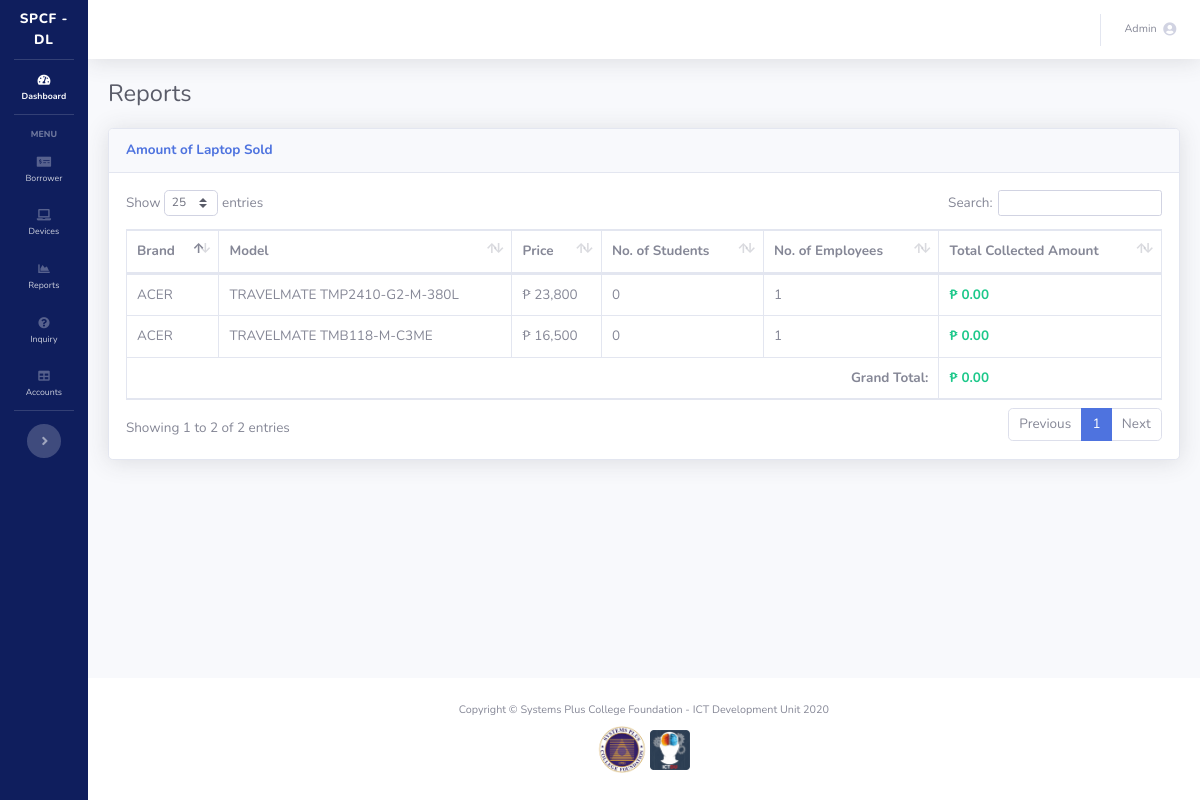
Page /report.php (signed in) on the committed database.
### tables this page shows
CREATE TABLE `devices` (
  `id` int(11) NOT NULL,
  `brand` varchar(64) NOT NULL,
  `model` varchar(256) NOT NULL,
  `price` decimal(12,2) NOT NULL,
  `deleted` int(1) NOT NULL DEFAULT 0
);

### report.php (the view, shortened to what this page needs)
<?php
require_once 'process_student.php';
include('sidebar.php');
$getDevices = $mysqli->query("SELECT * FROM devices
    WHERE deleted = '0'
    ORDER BY price DESC") or die ($mysqli->error);
?>
<div id="content-wrapper" class="d-flex flex-column">
    <div id="content">
        <?php
        include('topbar.php');
        ?>
        <div class="container-fluid">
            <div class="d-sm-flex align-items-center justify-content-between mb-4">
                <h1 class="h3 mb-0 text-gray-800">Reports</h1>
            </div>
            <div class="card shadow mb-4">
                <div class="card-header py-3">
                    <h6 class="m-0 font-weight-bold text-primary">Amount of Laptop Sold</h6>
                </div>
                <div class="card-body">
                    <div class="table-responsive">
                        <table class="table table-bordered" id="laptopTable" width="100%" cellspacing="0">
                            <thead>
                            <tr>
                                <th>Brand</th>
                                <th>Model</th>
                                <th>Price</th>
                                <th>No. of Students</th>
                                <th>No. of Employees</th>
                                <th>Total Collected Amount</th>
                            </thead>
                            <tbody>
                            <?php
                                $grandTotal = 0;
                                while($newDevices=$getDevices->fetch_assoc()){
                                $deviceID = $newDevices['id'];
                                $getEmployeeAmountDevices = $mysqli->query(" SELECT COUNT(id) AS employe_count FROM employee WHERE device_id = '$deviceID' ") or die ($mysqli->error);
                                $newEmployeeAmountDevices = $getEmployeeAmountDevices->fetch_array();
                                $employe_count = $newEmployeeAmountDevices['employe_count'];
                                $getStudentAmountDevices = $mysqli->query(" SELECT COUNT(id) AS student_count FROM student WHERE device_id = '$deviceID' ") or die ($mysqli->error);
                                $newStudentAmountDevices = $getStudentAmountDevices->fetch_array();
                                $student_count = $newStudentAmountDevices['student_count'];
                                $getCollectedStudent = $mysqli->query(" SELECT SUM(p.payment) AS total_collected FROM devices d
                                    JOIN student s
                                    ON s.device_id = d.id
                                    JOIN payment p
                                    ON s.id = p.application_id
                                    WHERE device_id = '$deviceID' ") or die ($mysqli->error);
                                $newCollectedStudent = $getCollectedStudent->fetch_array();
                                $totalCollection = $newCollectedStudent['total_collected'];
                                $grandTotal = $grandTotal + $totalCollection;
                                ?>
                                <tr>
                                    <td><?php echo $newDevices['brand']; ?></td>
                                    <td><?php echo $newDevices['model']; ?></td>
                                    <td>₱ <?php echo number_format($newDevices['price']); ?> </td>
                                    <td><?php echo $student_count; ?></td>
                                    <td><?php echo $employe_count; ?></td>
                                    <td class="text-success"><b>₱ <?php echo number_format($totalCollection,2); ?></b></td>
                                </tr>
                                 <?php
                                    } ?>
                                <tfoot>
                                    <tr>
                                        <th colspan="5"><span class="float-right">Grand Total:</span></th>
                                        <th class="text-success">₱ <?php echo number_format($grandTotal,2); ?></th>
                                    </tr>
                                </tfoot>
                            </tbody>
                        </table>
                    </div>
                </div>
            </div>
        </div>
    </div>
    <?php
    include('footer.php');
    ?>

### sidebar.php (style rules this page uses)
html { font-size: 13.5px; scroll-behavior: smooth !important; }
::placeholder { opacity: 0.7 !important; }

### report.php (style rules this page uses)
@media only screen
        and (max-width: 760px), (min-device-width: 768px)
        and (max-device-width: 1024px) { table, thead, tbody, th, td, tr { display: block; } }
@media only screen
        and (max-width: 760px), (min-device-width: 768px)
        and (max-device-width: 1024px) { thead tr { position: absolute; top: -9999px; left: -9999px; } }
@media only screen
        and (max-width: 760px), (min-device-width: 768px)
        and (max-device-width: 1024px) { tr { margin: 0 0 1rem 0; } }
@media only screen
        and (max-width: 760px), (min-device-width: 768px)
        and (max-device-width: 1024px) { tr:nth-child(odd) { padding: 1%; width: 100%; border-bottom: 2px solid grey; border-top: 2px solid grey; background: #fcfce3; } }
@media only screen
        and (max-width: 760px), (min-device-width: 768px)
        and (max-device-width: 1024px) { td { border-bottom: 1px solid #eee; position: relative; } }
@media only screen
        and (max-width: 760px), (min-device-width: 768px)
        and (max-device-width: 1024px) { td:before { top: 0; width: 45%; padding-right: 5%; white-space: nowrap; } }
@media only screen
        and (max-width: 760px), (min-device-width: 768px)
        and (max-device-width: 1024px) { td:nth-of-type(1):before { content: "ID:"; font-weight: bold; } }
@media only screen
        and (max-width: 760px), (min-device-width: 768px)
        and (max-device-width: 1024px) { td:nth-of-type(2):before { content: "Full Name:"; font-weight: bold; } }
@media only screen
        and (max-width: 760px), (min-device-width: 768px)
        and (max-device-width: 1024px) { td:nth-of-type(3):before { content: "Building Name:"; font-weight: bold; } }
@media only screen
        and (max-width: 760px), (min-device-width: 768px)
        and (max-device-width: 1024px) { td:nth-of-type(4):before { content: "Building Description:"; font-weight: bold; } }

### rows in the picture
devices: brand "ACER", model "TRAVELMATE TMP2410-G2-M-380L", price "23,800", student_count "0", employe_count "1", totalCollection "0.00"
devices: brand "ACER", model "TRAVELMATE TMB118-M-C3ME", price "16,500", student_count "0", employe_count "1", totalCollection "0.00"

### other values in the picture
$_SESSION['username'] "Admin"
$grandTotal "0.00"
